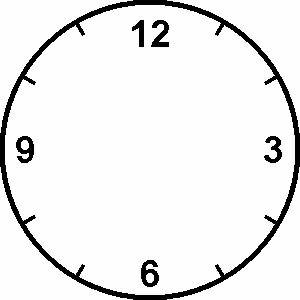
#> input picture Programy na kolokwium/zegar.jpg, 300 x 300 px, found by its file name
$ python zegarx.py
#> lines starting #> are read from the running program, lines starting #| are printed output that depends on the picture
from PIL import Image, ImageDraw
from random import shuffle
from datetime import datetime
from math import sin, cos, radians
from pyx import *

img = Image.open('zegar.jpg')
#> img is the input picture: PIL image 300x300 RGB; min 0, max 255, mean 235.9

a= datetime.now().strftime('%H:%M:%S')

godziny=a[0]+a[1]
minuty=a[3]+a[4]
sekundy=a[6]+a[7]
sekundy=float(sekundy)
minuty=float(minuty)
godziny=float(godziny)
#minuty=minuty+10


mid=150

dlugax=110
dlugay=65


kat1=360*((minuty+90)/60)


if godziny>=12:
    godziny=godziny-12
kat2=360*((godziny-3.3)/12)
kat1=360-kat1
kat2=360-kat2
kat2=kat2+60

katminuty1=int(dlugax*sin(radians(kat1))+mid)
katminuty2=int(dlugax*cos(radians(kat1))+mid)

katminuty3=int(dlugay*sin(radians(kat2))+mid)
katminuty4=int(dlugay*cos(radians(kat2))+mid)


draw = ImageDraw.Draw(img)
draw.line((150,150, katminuty1,katminuty2), fill=128,width=5)
draw.line((150,150, katminuty3,katminuty4), fill=128,width=8)


img.save('zegar.png','PNG')
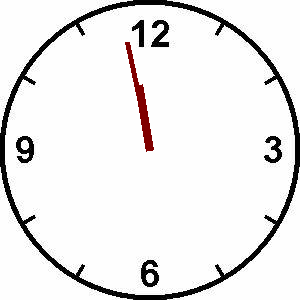
#> saved as zegar.png: PIL image 300x300 RGB; mean R, G, B 234.9, 233.8, 233.8
